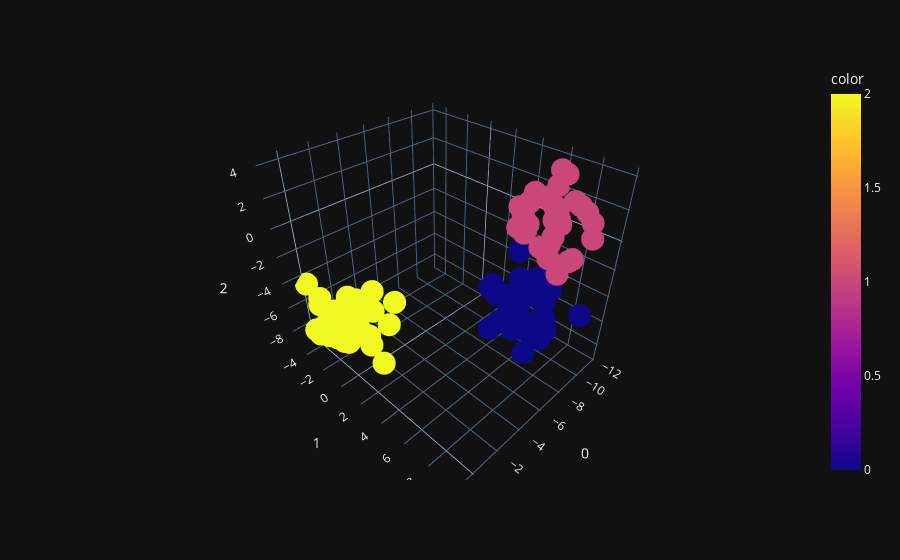

Notebook cell for this chart:
### Code cell
import plotly.express as px
df = pd.DataFrame(X[:, 0:3])
fig= px.scatter_3d(df, x=0, y=1, z=2, color=y)
fig.show()
